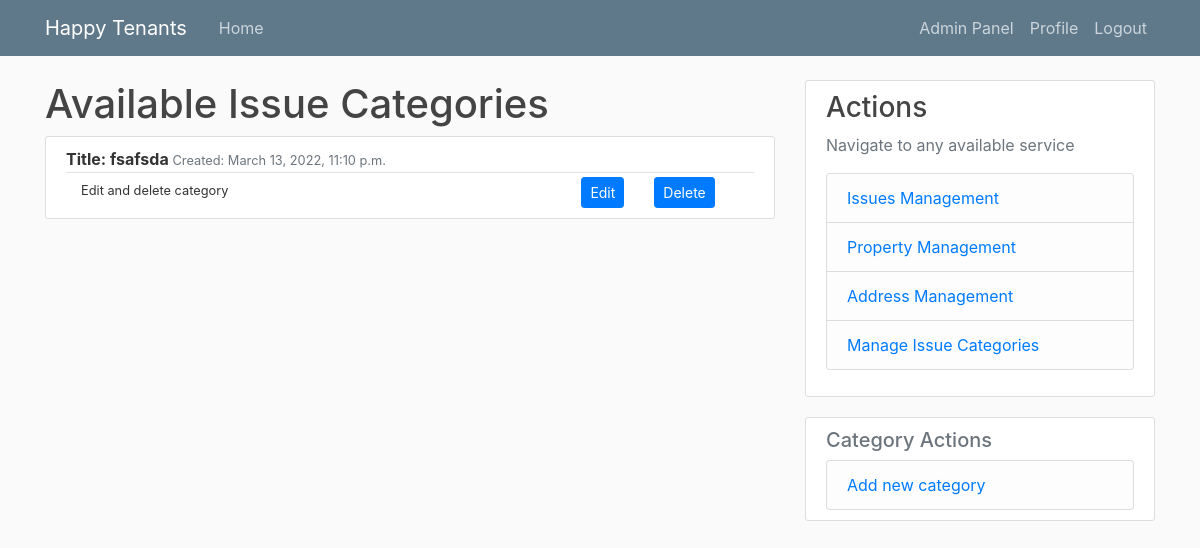
/categories/ (signed in), run on an earlier commit of the app's database.
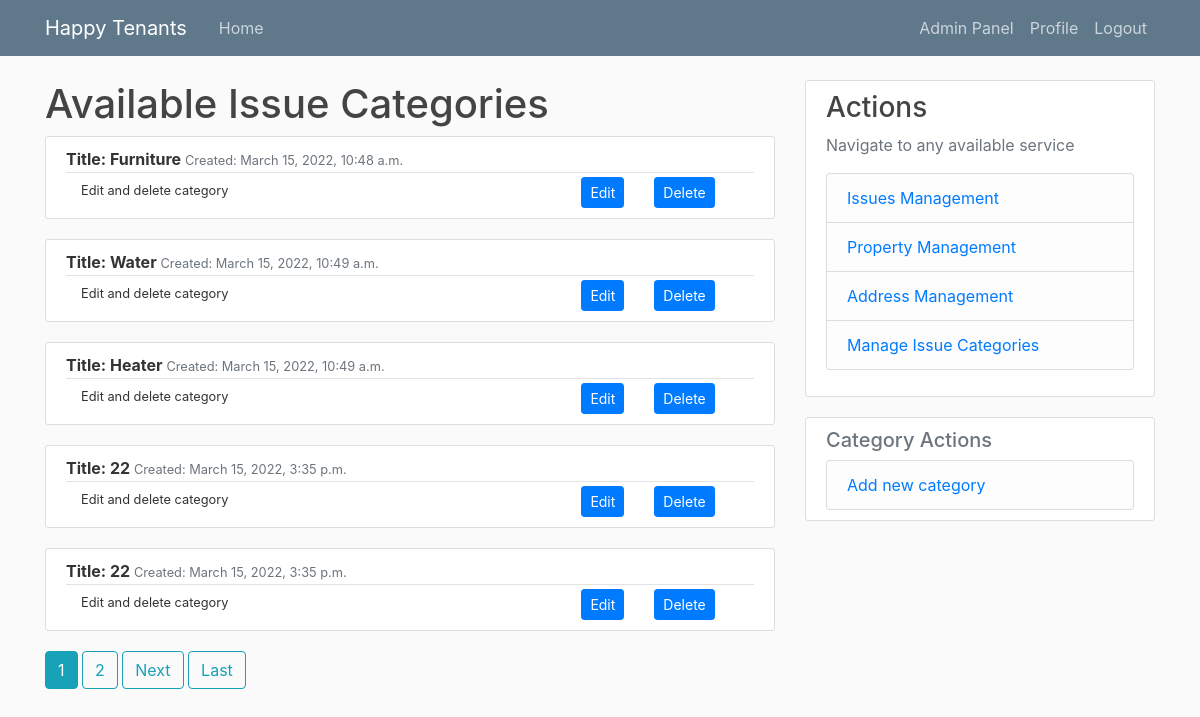
And on a later commit of the database.
### tenant_mgmt/models.py (models this page shows, shortened)
class IssueCategory(models.Model):
    title = models.CharField(max_length=50)
    dateAdded = models.DateTimeField(auto_now_add=True)
    def __str__(self) -> str:
        return self.title

### tenant_mgmt/views.py (the view)
# urls.py: path('categories/', IssueCategoryListView.as_view(), name='categories'),
@method_decorator([login_required, admin_requred], name='dispatch')
class IssueCategoryListView(ListView):
    model = IssueCategory
    template_name = 'tnt_mgmt/category/list.html'
    context_object_name = 'categories'
    ordering = ['dateAdded']
    paginate_by = 5

### tenant_mgmt/templatetags/extra_filters.py (called while the page is built)
@register.filter(name='has_groups')
def has_groups(user, group_names):
    groups = list(group_names.split('|'))
    userGroups = user.groups.all()
    for groupName in groups:
        group = Group.objects.get(name=groupName)
        if group in userGroups:
            return True
    return False

@register.filter(name='is_active')
def is_active(user):
    return len(user.groups.all()) > 0

### tenant_mgmt/templates/tnt_mgmt/category/list.html
{% extends "./base.html" %}
{% block content %}
    <h1>Available Issue Categories</h1>
    {% for category in categories %}
    <article class="media content-section">
        <div class="media-body">
          <div class="article-metadata">
            <b> Title: {{ category }} </b>
            <small class="text-muted"
              >Created: {{ category.dateAdded}}</small>
          </div>
          <div class="container">
            <div class="row">
              <div class="col">
                <small> Edit and delete category </small>
              </div>
              <div class="col-md-auto">
                <a class="btn btn-primary btn-sm" href="{% url 'categoryEdit' category.id %}" role="button">Edit</a>
              </div>
              <div class="col col-lg-2">
                <a class="btn btn-primary btn-sm" href="{% url 'categoryDelete' category.id %}" role="button">Delete</a>
              </div>
            </div>
          </div>
        </div>
      </article>
    {% empty %}
        <small>No Issue Categories Available</small>
        </br>
        <a class="list-group-item list-group-item-light" href="{% url 'newCategory' %}">Add a category</a>
    {% endfor %}
{% endblock content %}

What changed in the data, as far as the page shows it:
removed IssueCategory: title "fsafsda", dateAdded "March 13, 2022, 11:10 p.m."
added IssueCategory: title "Furniture", dateAdded "March 15, 2022, 10:48 a.m."
added IssueCategory: title "Water", dateAdded "March 15, 2022, 10:49 a.m."
added IssueCategory: title "Heater", dateAdded "March 15, 2022, 10:49 a.m."
added IssueCategory: title "22", dateAdded "March 15, 2022, 3:35 p.m."
added IssueCategory: title "22", dateAdded "March 15, 2022, 3:35 p.m."
Also different on the page:
new list line: "1"
new list line: "2"
text now shown: "Next Last"
